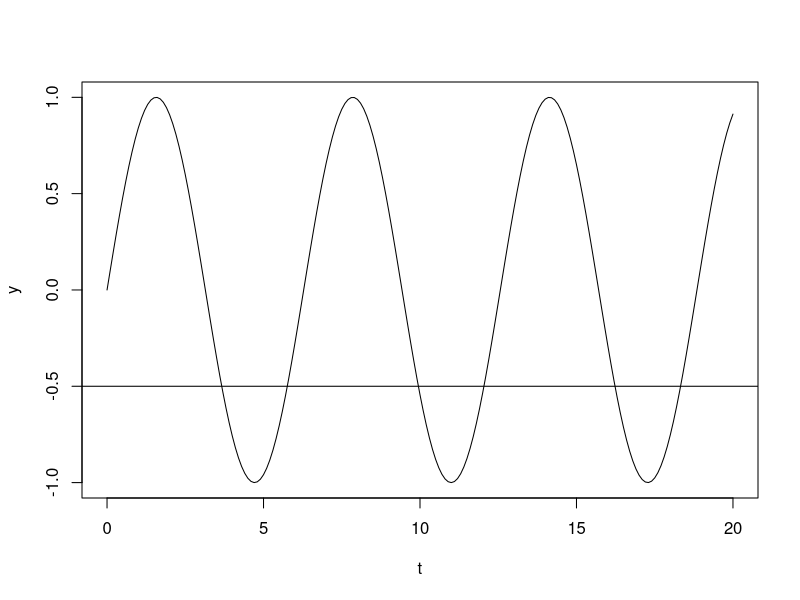

Write the R code that produced this figure.
#Eventfinder - quantify duration and number of events

#create reproducible data
t    = seq(0,20,0.1)             #create time variable
y    = sin(t)                    #create sine wave variable
data = data.frame(t,y)           #stitch objects into dataframe
plot(data=data, y~t, type = "l") #plot to build intuition
abline(h=-0.5)                   #imagine we want to know how many events are below this 
                                 #threshold and for how long, here there are 3

#solution
threshold = -0.5                            #set threshold value
index<-which(data$y <= threshold)           #index of all values less than threshold
l <- length(index)                          #calculate length

index2<-which((index[2:l]- index[1:l-1])>1) #holds the end time of each event
l2 <- length(index2)                        #calculate length of end points

eventDurations<- data$t[index[index2[1]]] - data$t[index[1]] 
#index has indices of elements from orginal dataframe
#index2 has indices of the elements of index (which are the endpoints of each event)

for (i in 2:l2)
{
  eventDurations[i]<- data$t[index[index2[i]]] - data$t[index[index2[i-1]+1]] #this has the length of time for each event
} 
eventDurations[l2+1] <- data$t[index[index2[l2]]] - data$t[index[index2[l2-1]+1]] #this is the last event (because it can't find all of them)

eventDurations         #prints vector of event lengths, here they are length = 2
length(eventDurations) #number of events
